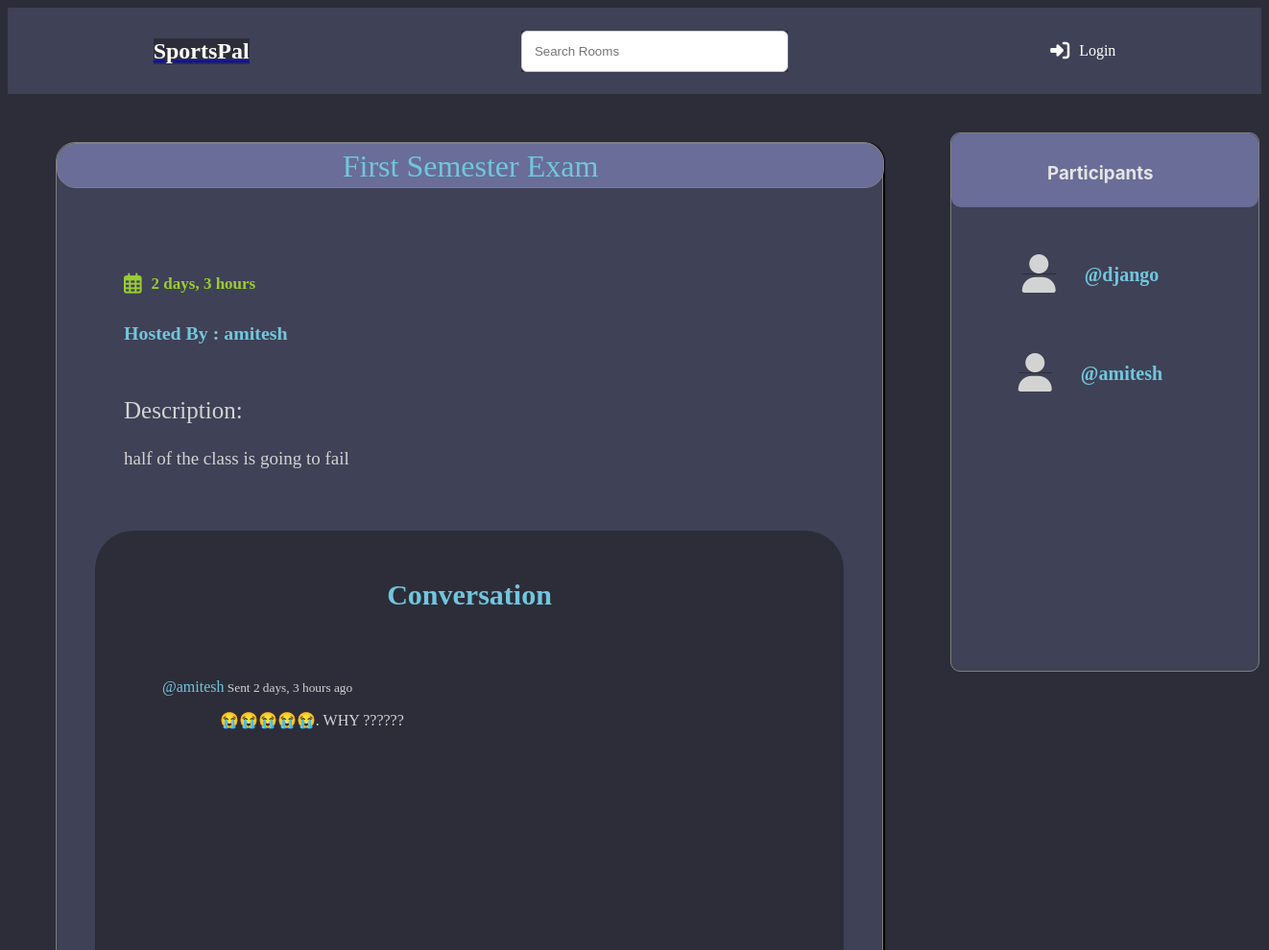
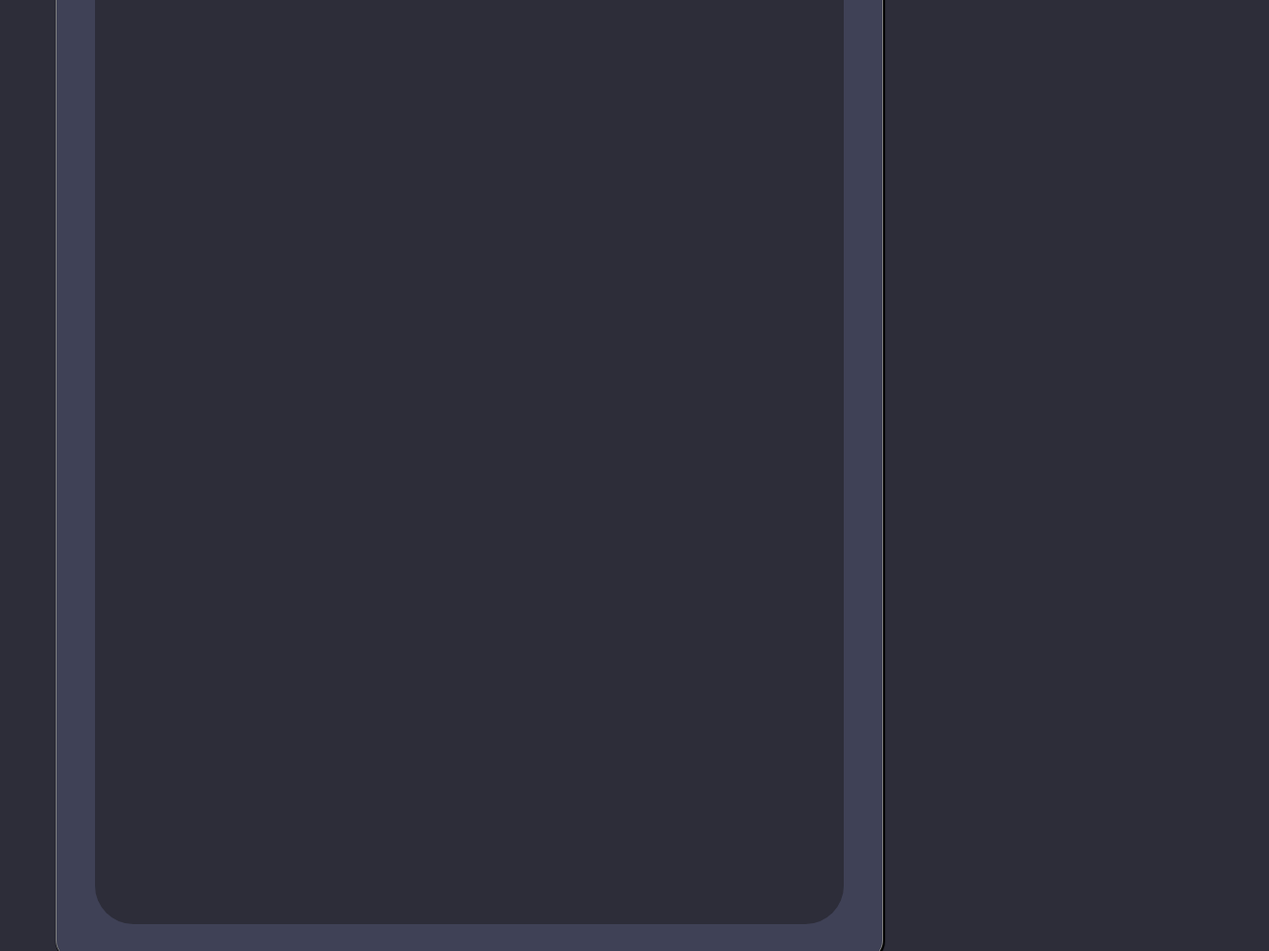
Screenshot of /room/33/ with the database file from the repository (2 pictures, top to bottom).
### base/models.py (models this page shows, shortened)
class Room(models.Model):
    host = models.ForeignKey(User, on_delete=models.SET_NULL, null=True)
    topic = models.ForeignKey(Topic, on_delete=models.SET_NULL, null=True)
    name = models.CharField(max_length=200)
    description = models.TextField(null = True, blank = True)
    participants = models.ManyToManyField(User, related_name='participants', blank=True)
    updated = models.DateTimeField(auto_now=True)
    created = models.DateTimeField(auto_now_add=True)
    class Meta:
        ordering = ('-updated','-created')

class Message(models.Model):
    user = models.ForeignKey(User, on_delete=models.CASCADE)
    room = models.ForeignKey(Room, on_delete=models.CASCADE)
    body = models.TextField()
    updated = models.DateTimeField(auto_now=True)
    created = models.DateTimeField(auto_now_add=True)

### base/views.py (the view, shortened to what this page needs)
# urls.py: path("room/<str:pk>/", views.room, name="room"),
def room(request,pk):
    room = Room.objects.get(id=pk)
    room_messages = room.message_set.all().order_by('-created')
    participants = room.participants.all()
    context = {'room':room,'room_messages':room_messages,'participants':participants}
    return render(request,"base/room.html",context )

### base/templates/base/room.html (shortened to what this page needs)
{% extends 'main.html' %}
{% load static %}
{% block content %}
{% block css %}
    <link rel="stylesheet" type="text/css" href="{% static 'styles/room.css' %}">
    <link href="{% static 'fontawesomefree/css/fontawesome.css' %}" rel="stylesheet" type="text/css">
    <link href="{% static 'fontawesomefree/css/brands.css' %}" rel="stylesheet" type="text/css">
    <link href="{% static 'fontawesomefree/css/solid.css' %}" rel="stylesheet" type="text/css">
{% endblock %}
<div class="room-container">
    <div class="room-containers">
        <div class="room-details" style="background-color: #3f4156;">
            <h1>{{room.name}}</h1>
            <div class="container">
                <div id="time_created">
                    <p><i class="fa-regular fa-calendar-days fa-lg" style = "position: relative;right: 10px"></i>{{room.created|timesince}} </p>
                </div>
                <div id="host">
                    <H3 style="background-color:#3f4156; position: relative; right : 10px">Hosted By : {{room.host.username}}</H3>
                </div>
                <div id="description">
                    <p>Description:</p>
                    <p style="font-size: 19px;position: relative;bottom: 15px;">{{room.description}}</p>
                </div>
            </div>
        </div>
        <div class="conversation-wrapper">
            <h3 style = "position: relative;color:#71c6dd;font-size: 30px;font-weight: 600;text-align: center;">Conversation</h3>
            <div class="message-list">
                {% for message in room_messages %}
                <div class="message">
                    <small class="message-info" style = "color:lightgray"><tag style = "color:#71c6dd;font-size: medium;">@{{message.user}}</tag> Sent {{message.created|timesince}} ago</small>
                    <p class="message-body" style = "color:lightgray;">{{message.body}}</p>
                </div>
                {% endfor %}
            </div>
        </div>
    </div>
    <div class = "participants">
        <h3 style="background-color: #696d97;color:#e5e5e5">Participants</h3>
        {% for user in participants %}
        <div id = "username">
            <p style="background-color: #3f4156;"><i class="fa-solid fa-user fa-2xl" style = " position:relative ; right:30px ; color:lightgray; "></i>@{{user.username}}</p>
        </div>
        {% endfor %}
    </div>
</div>
{% endblock %}

### static/styles/main.css (style rules this page uses)
* { background-color: #2d2d39;; }

### static/styles/room.css (style rules this page uses)
.participants { width : 320px; height : 70vh; position: relative; left : 120px; top : 40px; border-radius: 10px; border: 1px solid gray; background-color: #3f4156; }
#username { color : #71c6dd; font-size : 20px; font-weight : bold; margin-left : 20px; margin-top : 20px; text-align: center; margin: 40px; margin-bottom: 80px; }
.participants h3 { height: 47px; padding-left: 100px; padding-top: 30px; border-radius: 10px; position: relative; bottom : 18.5px; font-family: "DM Sans", -apple-system, BlinkMacSystemFont, "Segoe UI", Roboto, Oxygen, Ubuntu, Cantarell, "Open Sans", "Helvetica Neue", sans-serif; }
.room-details h1 { background-color: #696d97; color : #71c6dd; font-weight: 500; text-transform: capitalize; height: 30px; border-radius: 20px; padding: 10px; padding-top: 5px; text-align: center; margin: 10px; border: 1px solid gray; width: 840px; position: relative; right: 50px; bottom: 50px; }
.room-details div { margin : 0px; }
.container { background-color: #3f4156; }
.container div , .container h4 , .container p { background-color: #3f4156; }
.conversation-wrapper { position: relative; top : 10px; height: 170vh; border-radius: 40px; padding: 20px; }
.room-containers { background-color: #3f4156; height: 220vh; width: 780px; position: relative; left : 50px; top : 50px; padding: 40px; border-radius: 20px; border: 1px solid gray; box-shadow: 1px 1px 1px 1px black; }
.message { margin : 50px; margin-top: 70px; }
.message-body { position: relative; left :60px; }
.message-info { position: relative; }
#host { color: #71c6dd; font-size: 17px; font-weight: bold; margin-left: 20px; margin: 40px; margin-bottom: 40px; position: relative; bottom: 50px; }
#time_created { color: yellowgreen; font-size: 17px; font-weight: bold; margin-left: 20px; margin-top: 20px; margin: 40px; margin-bottom: 80px; }
#description { font-size: 25px; position: relative; bottom: 50px; left : 30px; width : 550px; border-radius: 30px; }
#description p { position: relative; top : 15px; border-radius: 30px; color: lightgray; }

### base/templates/base/room.html (style rules this page uses)
.room-container { display: grid; grid-template-columns: 2.8fr 1.7fr; }

### rows the page displays
Room: name "First Semester Exam", created "2 days, 3 hours", host.username "amitesh", description "half of the class is going to fail"
Message: user "amitesh", created "2 days, 3 hours", body "😭😭😭😭😭. WHY ??????"

### other values shown
{{ user.username }} "django"
{{ user.username }} "amitesh"
